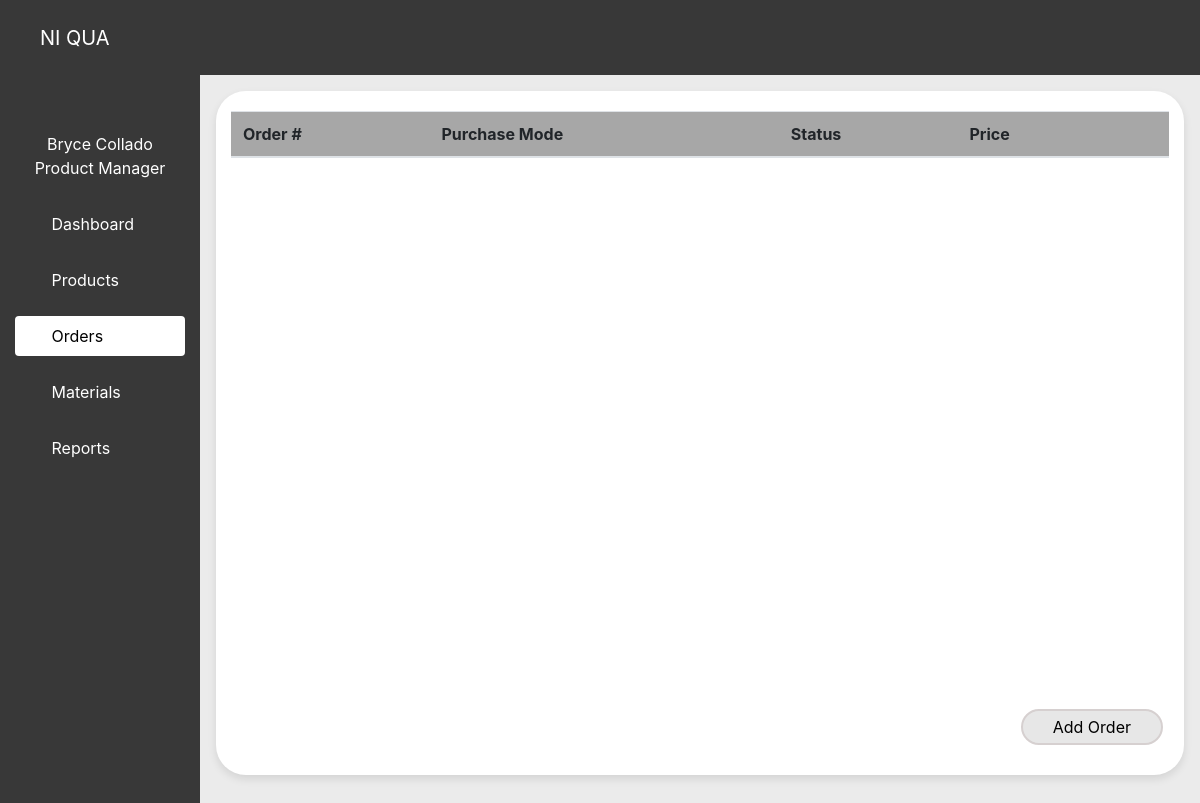
The page /orders on the database as committed earlier.
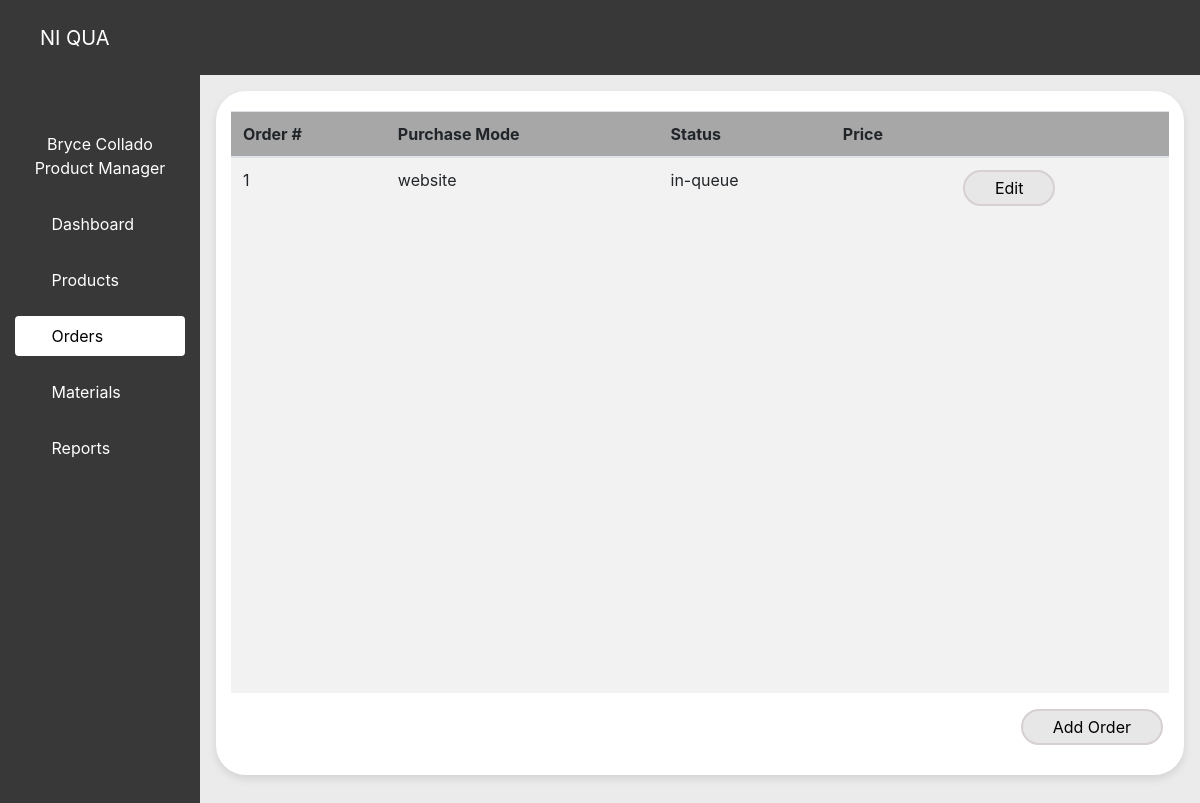
The same page on the database as committed later.
### CLEAR/models.py (models this page shows, shortened)
class Order(models.Model):
    customer = models.CharField(max_length=50)
    purchase_mode = models.CharField(max_length=50)
    payment_type = models.CharField(max_length=50)
    order_status = models.CharField(max_length=50, default="In-queue")
    order_date = models.DateField()
    delivery_date = models.DateField(null=True)
    order_price = models.FloatField(null=True, blank=True)
    address_city = models.CharField(max_length=50)
    address_street = models.CharField(max_length=50)
    address_barangay = models.CharField(max_length=50)
    address_zip = models.IntegerField()
    contact_number = models.IntegerField(null=True, blank=True)

### CLEAR/views.py (the view, shortened to what this page needs)
# urls.py: path('orders', views.orders, name="orders"),
def orders(request):
    order_objects = Order.objects.all()
    customer_objects = Customer.objects.all()
    material_objects = Material.objects.all()
    product_objects = Product.objects.all()
    product_names = {}
    order_list = []
    for product in product_objects:
        product_names[product.pk] = product.name
    for order in order_objects:
        order_data = {
            'order': order,
            'items': []
        }
        for order_item in order.order_item_set.all():
            item_data = {
                'item': order_item,
                'materials': [],
                'product': order_item.item.product,
                'type': order_item.item.type
            }
            for item_material in order_item.item.item_material_set.all():
                material_data = {
                    'item_material': item_material,
                    'material': item_material.material,
                    'quantity': item_material.quantity,
                    'unit': item_material.material.unit
                }
                item_data['materials'].append(material_data)
            order_data['items'].append(item_data)
        order_list.append(order_data)
    return render(request, 'CLEAR/orders.html', {'orders':order_list, 'customers':customer_objects, 'products':product_objects, 'materials':material_objects, 'product_names': product_names})

### CLEAR/templates/CLEAR/orders.html (shortened to what this page needs)
{% extends "CLEAR/base.html" %}
{% load static %}
{% block content %}
<div class="row pl-3 pt-3 pr-3" style="height:700px;">
    <div class="card main-card">
        <div class="row" style="padding: 0px 10px; height: 90%; overflow-y: auto;">
            <table class="table table-striped">
                <thead style="background-color: #A7A7A7;">
                    <th scope="col"> Order # </th>
                    <th scope="col"> Purchase Mode</th>
                    <th scope="col"> Status</th>
                    <th scope="col"> Price </th>
                    <th scope="col"></th>
                </thead>
                <tbody>
                    {% for order_data in orders %}
                    <tr style="height: 75px;">
                        <td>{{ order_data.order.pk }}</td>
                        <td>{{ order_data.order.purchase_mode }}</td>
                        <td>{{ order_data.order.order_status }}</td>
                        <td>{{ order_data.order.price }}</td>
                        <td>
                            <button type="button" class="btn light-button" onclick="toggleModal('editOrder{{order_data.order.pk}}', 'open')">Edit</button>
                        </td>
                    </tr>
                    {% endfor %}
                </tbody>
            </table>
            </div>
            <div class="row ml-auto pr-3">
                <button type="button" class="btn light-button" onclick="toggleModal('addOrder', 'open')"> Add Order</button>
            </div>
        </div>
    </div>
</div>
{% endblock %}

Rows that differ between the two databases and show on the page:
added Order: order.pk "1", order.purchase_mode "website", order.order_status "in-queue"
